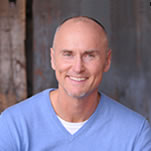
#> input picture images/BOD-Chip-Conley1.jpg, 151 x 151 px
$ python face_colors.py images/BOD-Chip-Conley1.jpg
#> lines starting #> are read from the running program, lines starting #| are printed output that depends on the picture
import cv2 as opencv
from PIL import Image
import numpy as np
import colorsys
import math
import sys

imgs = sys.argv[1:]

face_cascade = opencv.CascadeClassifier("haarcascade_frontalface_alt.xml")

r = 0
g = 0
b = 0
n_faces = 0

gray_mean = 0

for image in imgs:
  color = opencv.imread(image)
#> color is the input picture: shape (151, 151, 3); mean B, G, R 136.7, 116.6, 126.9
  color_rgb = opencv.cvtColor(color, opencv.COLOR_BGR2RGB)
  gray = opencv.cvtColor(color, opencv.COLOR_BGR2GRAY)
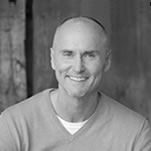
#> gray: shape (151, 151); min 4, max 254, mean 122
  faces = face_cascade.detectMultiScale(gray, 1.3, 5)
#> faces = [[49, 31, 59, 59]]

  for(x,y,w,h) in faces:
    opencv.cvtColor(color, opencv.COLOR_BGR2HSV, color)
    gray_face = gray[y:(y+h), x:(x+w)]
    color_face = color[y:(y+h), x:(x+w)]

    # Image.fromarray(gray_face).save("{}/{}".format("small-gray",image.rsplit("/",1)[1]))
    # Image.fromarray(color_face).save("{}/{}".format("small-color",image.rsplit("/",1)[1]))

    face_mean = opencv.mean(gray_face)[0]
    gray_mean += face_mean

    ## organize the data for kmeans
    hsv = opencv.split(color_face)

#> (the run stopped early here; a loop or call above may not have finished)

$ run again, on images/BODF-Crimson-Rose1.jpg
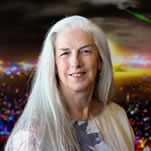
#> input picture images/BODF-Crimson-Rose1.jpg, 151 x 151 px
#> color is the input picture: shape (151, 151, 3); mean B, G, R 86.9, 95.5, 111.3
#> `gray = opencv.cvtColor(color, opencv.COLOR_BGR2GRAY)`:
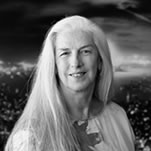
#> gray: shape (151, 151); min 0, max 255, mean 99.2
#> faces = [[49, 32, 54, 54]]
